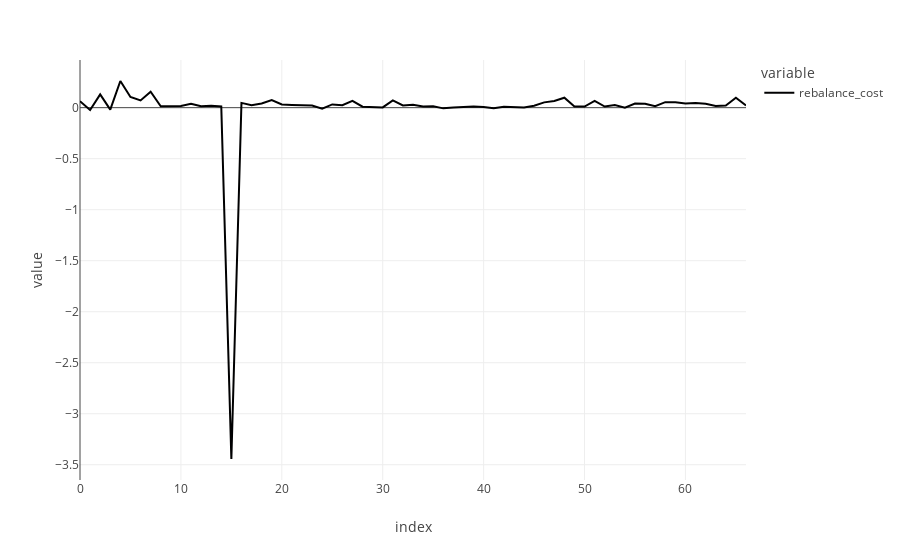

Write notebook code for a chart like this one.
### Code cell


### Figure 1 — Plotly figure (JSON) as saved in the notebook; plotly's stock layout.template omitted (floating-point values rounded to 4 significant figures)
{"data": [{"hovertemplate": "variable=rebalance_cost<br>index=%{x}<br>value=%{y}<extra></extra>", "legendgroup": "rebalance_cost", "line": {"color": "#000001", "dash": "solid"}, "marker": {"symbol": "circle"}, "mode": "lines", "name": "rebalance_cost", "orientation": "v", "showlegend": true, "type": "scatter", "x": [0, 1, 2, 3, 4, 5, 6, 7, 8, 9, 10, 11, 12, 13, 14, 15, 16, 17, 18, 19, 20, 21, 22, 23, 24, 25, 26, 27, 28, 29, 30, 31, 32, 33, 34, 35, 36, 37, 38, 39, 40, 41, 42, 43, 44, 45, 46, 47, 48, 49, 50, 51, 52, 53, 54, 55, 56, 57, 58, 59, 60, 61, 62, 63, 64, 65, 66], "xaxis": "x", "y": [0.06278, -0.02303, 0.1304, -0.01936, 0.2614, 0.1047, 0.07071, 0.1572, 0.01435, 0.01499, 0.01574, 0.0375, 0.01353, 0.01769, 0.01152, -3.444, 0.04687, 0.02419, 0.04063, 0.07551, 0.03142, 0.02703, 0.02378, 0.02171, -0.009347, 0.03171, 0.02469, 0.06672, 0.01003, 0.006328, 0.002524, 0.07173, 0.02141, 0.02809, 0.01151, 0.01289, -0.006785, 0.001045, 0.005702, 0.01262, 0.005878, -0.004493, 0.008848, 0.005266, 0.001746, 0.01849, 0.05189, 0.06604, 0.09779, 0.01222, 0.01105, 0.06714, 0.0111, 0.02672, 0.0005397, 0.04072, 0.03932, 0.01376, 0.05397, 0.05418, 0.04101, 0.0453, 0.03897, 0.01726, 0.02007, 0.09671, 0.02074], "yaxis": "y"}], "layout": {"legend": {"title": {"text": "variable"}, "tracegroupgap": 0}, "margin": {"t": 60}, "xaxis": {"anchor": "y", "domain": [0, 1], "title": {"text": "index"}}, "yaxis": {"anchor": "x", "domain": [0, 1], "title": {"text": "value"}}}}
